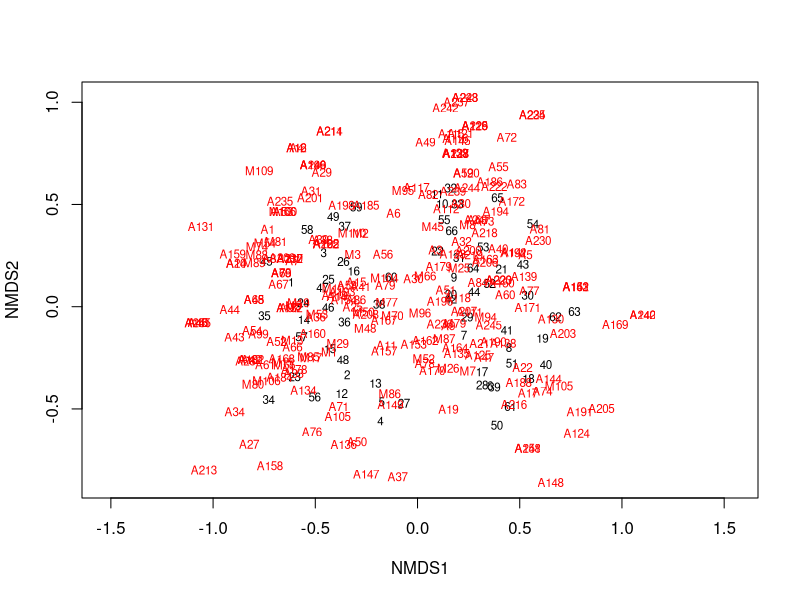

Write R code to recreate this figure.
## ---- chunk 1

libraries <- c("vegan", "ggplot2", "dplyr")
lapply(libraries, require, character.only = TRUE)

## ---- chunk 2
Moth_full  <- read.csv("data/fullmatrix.csv")
head(Moth_full)

## ---- chunk 3
moth_sp <- select(Moth_full, M1:A248)
str(moth_sp)
ncol(moth_sp)
nrow(moth_sp)

## ---- chunk 4
set.seed(1)

moth.mds <- metaMDS(moth_sp, distance = "bray", k = 2, trymax=100)  #using all the defaults
moth.mds

## ---- chunk 5
plot(moth.mds, type="t")

## ---- chunk 6
Habitat <- select(Moth_full, Habitat)
Site <- select(Moth_full, Site)
Period <- select(Moth_full, Period)

